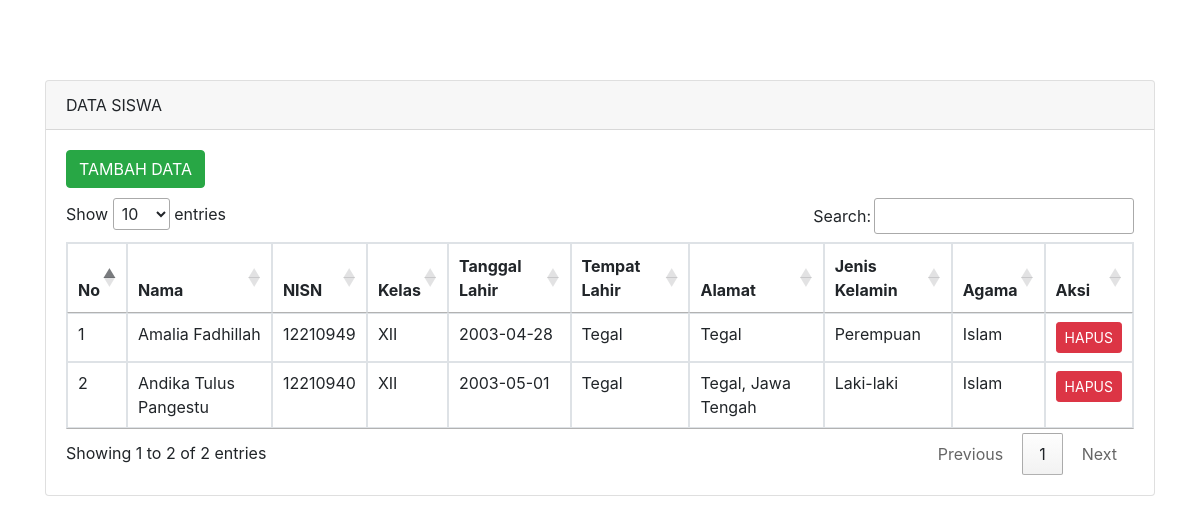
The page / on the database its author committed.
### tables this page shows
CREATE TABLE `siswa` (
  `id` int(11) NOT NULL,
  `nama` text NOT NULL,
  `nis` varchar(255) NOT NULL,
  `kelas` varchar(255) NOT NULL,
  `tanggal_lahir` date NOT NULL,
  `tempat_lahir` text NOT NULL,
  `alamat` text NOT NULL,
  `jenis_kelamin` varchar(255) NOT NULL,
  `agama` varchar(255) NOT NULL
);

### application/controllers/Siswa.php (called while the page is built, shortened)
<?php
class Siswa extends CI_Controller
{
  public function index()
  {
    $this->load->model('m_siswa');
    $data = array(
      'data_siswa' => $this->m_siswa->get_siswa()->result()
    );
    $this->load->view('data_siswa', $data);
  }
}

### index.php (called while the page is built, shortened)
<?php
require_once BASEPATH.'core/CodeIgniter.php';

### application/models/M_siswa.php (called while the page is built, shortened)
<?php
class M_siswa extends CI_Model
{
  public function get_siswa()
  {
    $this->db->select('*');
    $this->db->from('siswa');
    $this->db->order_by('id', 'DESC');
    return $this->db->get();
  }
}

### application/views/data_siswa.php (the view, shortened to what this page needs)
<!doctype html>
<html lang="en">
<head>
  <link rel="stylesheet" href="https://stackpath.bootstrapcdn.com/bootstrap/4.4.1/css/bootstrap.min.css">
  <link rel="stylesheet" href="//cdn.datatables.net/1.10.20/css/jquery.dataTables.min.css">
</head>
<body>
  <div class="container" style="margin-top: 80px">
    <div class="row">
      <div class="col-md-12">
        <div class="card">
          <div class="card-header">
            DATA SISWA
          </div>
          <div class="card-body">
            <a href="<?php echo base_url() ?>index.php/siswa/tambah" class="btn btn-md btn-success" style="margin-bottom: 10px">TAMBAH DATA</a>
            <table class="table table-bordered" id="myTable">
              <thead>
                <tr>
                  <th>No</th>
                  <th>Nama</th>
                  <th>NISN</th>
                  <th>Kelas</th>
                  <th>Tanggal Lahir</th>
                  <th>Tempat Lahir</th>
                  <th>Alamat</th>
                  <th>Jenis Kelamin</th>
                  <th>Agama</th>
                  <th>Aksi</th>
                </tr>
              </thead>
              <tbody>
                <?php
                $no = 1;
                foreach ($data_siswa as $siswa) {
                ?>
                  <tr>
                    <td><?php echo $no++ ?></td>
                    <td><?php echo $siswa->nama ?></td>
                    <td><?php echo $siswa->nis ?></td>
                    <td><?php echo $siswa->kelas ?></td>
                    <td><?php echo $siswa->tanggal_lahir ?></td>
                    <td><?php echo $siswa->tempat_lahir ?></td>
                    <td><?php echo $siswa->alamat ?></td>
                    <td><?php echo $siswa->jenis_kelamin ?></td>
                    <td><?php echo $siswa->agama ?></td>
                    <td class="text-center">
                      <a href="<?php echo base_url() ?>index.php/siswa/hapus/<?php echo $siswa->id ?>" class="btn btn-sm btn-danger">HAPUS</a>
                    </td>
                  </tr>
                <?php } ?>
              </tbody>
            </table>
          </div>
        </div>
      </div>
    </div>
</body>
</html>

### rows shown on the page
siswa: nama "Amalia Fadhillah", nis "12210949", kelas "XII", tanggal_lahir "2003-04-28", tempat_lahir "Tegal", alamat "Tegal", jenis_kelamin "Perempuan", agama "Islam"
siswa: nama "Andika Tulus Pangestu", nis "12210940", kelas "XII", tanggal_lahir "2003-05-01", tempat_lahir "Tegal", alamat "Tegal, Jawa Tengah", jenis_kelamin "Laki-laki", agama "Islam"
